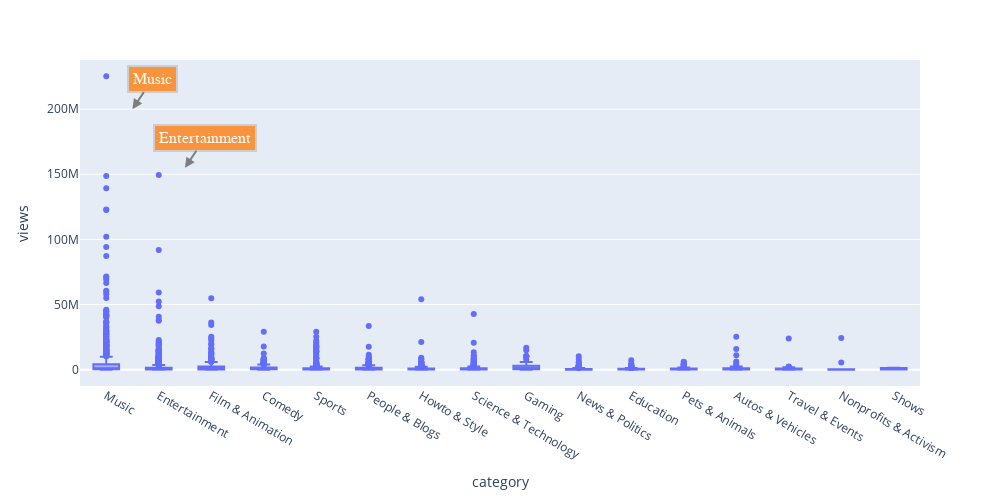

Here is the notebook cell this chart was saved with:
### Code cell
fig = px.box(df, x="category", y="views",width=1000, height=500)
fig.update_traces(quartilemethod="exclusive") # or "inclusive", or "linear" by default
fig.add_annotation(
        x=0.5,
        y=200e6,
        xref="x",
        yref="y",
        text="Music",
        showarrow=True,
        font=dict(
            family="Courier New, monospace",
            size=16,
            color="#ffffff"
            ),
        align="center",
        arrowhead=2,
        arrowsize=1,
        arrowwidth=2,
        arrowcolor="#636363",
        ax=20,
        ay=-30,
        bordercolor="#c7c7c7",
        borderwidth=2,
        borderpad=4,
        bgcolor="#ff7f0e",
        opacity=0.8
        )
fig.add_annotation(
        x=1.5,
        y=155e6,
        xref="x",
        yref="y",
        text="Entertainment",
        showarrow=True,
        font=dict(
            family="Courier New, monospace",
            size=16,
            color="#ffffff"
            ),
        align="center",
        arrowhead=2,
        arrowsize=1,
        arrowwidth=2,
        arrowcolor="#636363",
        ax=20,
        ay=-30,
        bordercolor="#c7c7c7",
        borderwidth=2,
        borderpad=4,
        bgcolor="#ff7f0e",
        opacity=0.8
        )
fig.update_layout(xaxis={'categoryorder':'total descending'}) # put boxplots in descending order based on values

fig.show()

### Figure 1 — Plotly figure (JSON) as saved in the notebook; plotly's stock layout.template omitted (floating-point values rounded to 4 significant figures; data arrays with more than 128 entries replaced by an {"elided": "..."} marker saying what was removed)
{"data": [{"alignmentgroup": "True", "hovertemplate": "category=%{x}<br>views=%{y}<extra></extra>", "legendgroup": "", "marker": {"color": "#636efa"}, "name": "", "notched": false, "offsetgroup": "", "orientation": "v", "quartilemethod": "exclusive", "showlegend": false, "type": "box", "x": {"elided": "6325 str values"}, "x0": " ", "xaxis": "x", "y": {"elided": "6325 int values"}, "y0": " ", "yaxis": "y"}], "layout": {"annotations": [{"align": "center", "arrowcolor": "#636363", "arrowhead": 2, "arrowsize": 1, "arrowwidth": 2, "ax": 20, "ay": -30, "bgcolor": "#ff7f0e", "bordercolor": "#c7c7c7", "borderpad": 4, "borderwidth": 2, "font": {"color": "#ffffff", "family": "Courier New, monospace", "size": 16}, "opacity": 0.8, "showarrow": true, "text": "Music", "x": 0.5, "xref": "x", "y": 200000000, "yref": "y"}, {"align": "center", "arrowcolor": "#636363", "arrowhead": 2, "arrowsize": 1, "arrowwidth": 2, "ax": 20, "ay": -30, "bgcolor": "#ff7f0e", "bordercolor": "#c7c7c7", "borderpad": 4, "borderwidth": 2, "font": {"color": "#ffffff", "family": "Courier New, monospace", "size": 16}, "opacity": 0.8, "showarrow": true, "text": "Entertainment", "x": 1.5, "xref": "x", "y": 155000000, "yref": "y"}], "boxmode": "group", "height": 500, "legend": {"tracegroupgap": 0}, "margin": {"t": 60}, "width": 1000, "xaxis": {"anchor": "y", "categoryorder": "total descending", "domain": [0, 1], "title": {"text": "category"}}, "yaxis": {"anchor": "x", "domain": [0, 1], "title": {"text": "views"}}}}
